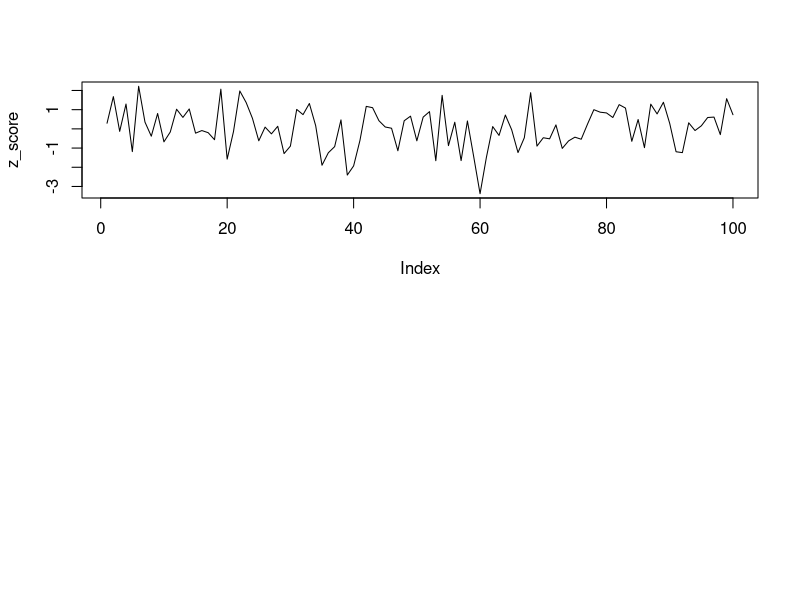

Write the R code that produced this figure.
x1 = 0
x2 = 0
n = 100
mean = 50
sd = 8
breaks = 50

#6a
par(mfrow = c(2,1))
data = rnorm(n, mean, sd)
z_score = c()
for (d in data){
  z = (d - mean)/sd
  z_score = append(z_score, z)
  if (d < mean){
    x1 = x1 + 1
  }else{
    x2 = x2 + 1
  }
}
result = plot(z_score, type='l')
paste("Mean = ", mean)
paste("x1 = ", x1)
paste("x2 = ", x2)

#6b
#hist(rnorm(n, mean, sd), breaks, main="5025201010_I Putu Bagus Adhi Pradana_E_DNhistogram")

#6c
varian = `^`(sd, 2)
varian